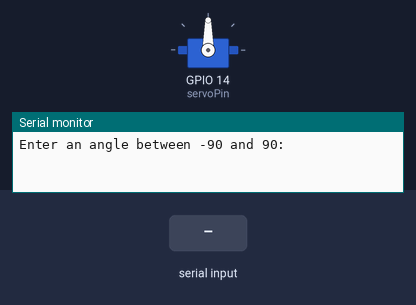
This sketch was run on a simulated ESP32. Shown: servo, the last lines printed to the serial monitor. Inputs (shaded band) come from the test bench.

Above: at 1.2 s.
1.3 s: "90,45\n" received over Serial
At 1.7 s:
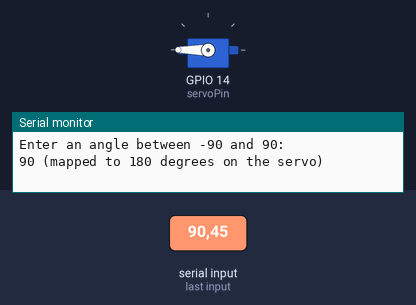
2.8 s: "30,150\n" received over Serial
At 4.0 s:
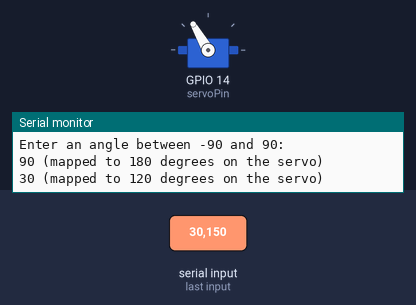
4.3 s: "90\n" received over Serial
At 5.2 s:
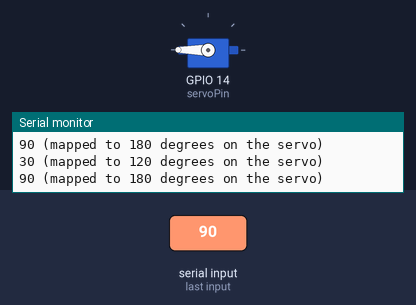
Timing chart, 0 to 7.3 s (numbered marks = the images above; inputs shaded):
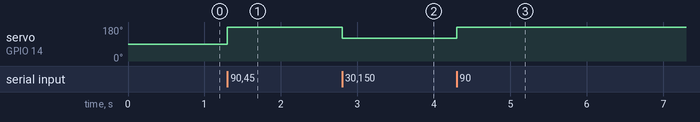

Measured:
- after the input at 1.3 s, servo on GPIO 14 (servoPin): 90° → 180° at once
- after the input at 2.8 s, servo on GPIO 14 (servoPin): 180° → 120° at once
- after the input at 4.3 s, servo on GPIO 14 (servoPin): 120° → 180° at once

The sketch:

esp.ino
```cpp
#include <ESP32Servo.h>

static const int servoPin = 14; // Set the servo pin to GPIO 14
Servo servo1;

void setup() {
  Serial.begin(115200);
  servo1.attach(servoPin);
  Serial.println("Enter an angle between -90 and 90:");
}

void loop() {
  // Check if data is available on the serial
  if (Serial.available()) {
    // Read the input value
    int inputAngle = Serial.parseInt();

    // Ensure the angle is within -90 to 90 degrees
    if (inputAngle >= -90 && inputAngle <= 90) {
      // Map the -90 to +90 range to the servo's 0 to 180 range
      int servoAngle = map(inputAngle, -90, 90, 0, 180);

      // Move the servo to the specified angle
      servo1.write(servoAngle);
      Serial.print(inputAngle);
      Serial.print(" (mapped to ");
      Serial.print(servoAngle);
      Serial.println(" degrees on the servo)");
    } else {
      // Print an error message if the input is out of range
      Serial.println("Please enter a valid angle between -90 and 90.");
    }

    // Clear the serial buffer
    while (Serial.available()) {
      Serial.read();  // Discard any remaining input
    }
  }
}
```
